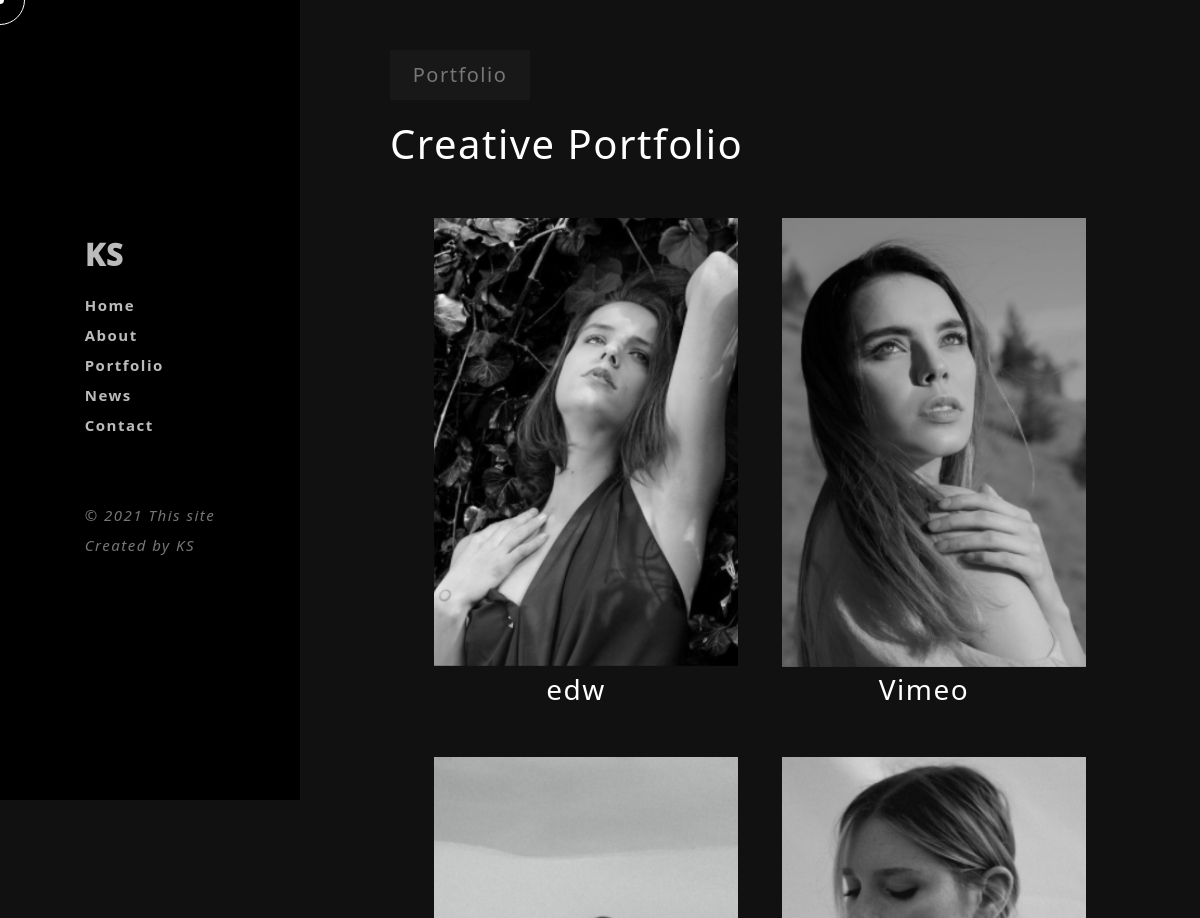
Page /portfolio (upper part) on the earlier database version.
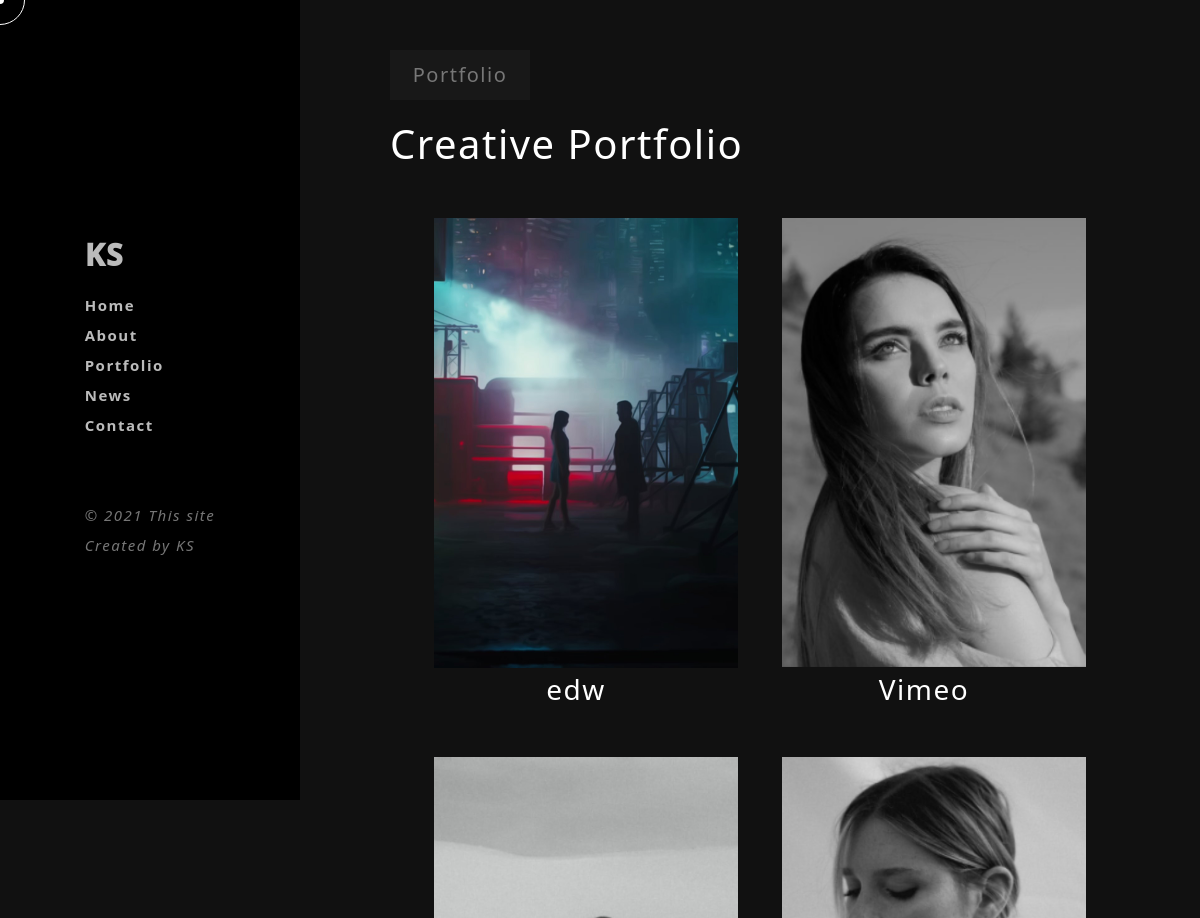
Same page on the later database version.
### Project/models.py (models this page shows, shortened)
class Portfolio(db.Model):
    id = db.Column(db.Integer, primary_key=True)
    title = db.Column(db.String(100), nullable=False, )
    link = db.Column(db.String(20),)
    image = db.Column(db.String(20),)

### Project/routes.py (the view)
@app.route('/portfolio')
def portfolio():
    portfolio = Portfolio.query.all()
    return render_template('portfolio.html',portfolio=portfolio)

### Project/templates/portfolio.html (shortened to what this page needs)
{% extends 'base.html' %}
{% block content %}
<body>
    <div class="container-fluid">
        <div class="row">
            <div class="col-3"></div>
            <div class="col-lg-9 col-sm-12 col-md-12">
                <div class="rightpart">
                    <div class="portfolio">
                        <div class="title">
                            <h5>Portfolio</h5>
                        </div>
                        <div class="portfolio-left">
                            <h1>Creative Portfolio</h1>
                        </div>
                        <div class="portfolio-image">
                            <div class="container-fluid">
                                <div class="row">
                                {%for portdata in portfolio %}
                                    <div class="col-lg-6 col-sm-12 col-md-6">
                                        <div class="items">
                                            <a href="{{portdata.link}}"><img src="../static/images/{{portdata.image}}"></a>
                                        </div>
                                        <h3>{{portdata.title}}</h3>
                                    </div>
                                {%endfor%}
                                <div class="col-lg-6 col-sm-12 col-md-6">
                                        <div class="items"><img src="../static/images/4.png"></div>
                                        <h3>Vimeo</h3>
                                    </div>
                                </div>
                                <div class="row">
                                    <div class="col-lg-6 col-sm-12 col-md-6">
                                        <div class="items"><img src="../static/images/5.png"></div>
                                    </div>
                                    <div class="col-lg-6 col-sm-12 col-md-6">
                                        <div class="items"><img src="../static/images/6.png"></div>
                                    </div>
                                </div>
                            </div>
                        </div>
                    </div>
                </div>
            </div>
        </div>
    </div>
</body>
{% endblock %}

### Project/templates/base.html (shortened to what this page needs)
<html lang="en">
<head>
    <link href="https://cdn.jsdelivr.net/npm/bootstrap@5.1.1/dist/css/bootstrap.min.css" rel="stylesheet">
    <link rel="stylesheet" href="https://cdnjs.cloudflare.com/ajax/libs/font-awesome/5.15.4/css/all.min.css"
    />
    <link rel="stylesheet" href="{{ url_for('static', filename='css/leftpart.css') }}">
    <link rel="stylesheet" href="{{ url_for('static', filename='css/home.css') }}">
    <link rel="stylesheet" href="{{ url_for('static', filename='css/about.css') }}">
    <link rel="stylesheet" href="{{ url_for('static', filename='css/portfolio.css') }}">
    <link rel="stylesheet" href="{{ url_for('static', filename='css/news.css') }}">
    <link rel="stylesheet" href="{{ url_for('static', filename='css/contact.css') }}">
    <link rel="stylesheet" href="{{ url_for('static', filename='css/media.css') }}">
</head>
<div class="col-3">
    <div class="leftpart">
        <div class="leftpart-inner">
            <div class="logo"><a href="{{url_for('home')}}">KS</a></div>
            <div class="menu">
                <ul>
                    <li><a href="{{url_for('home')}}">Home</a></li>
                    <li><a href="{{url_for('about')}}">About</a></li>
                    <li><a href="{{url_for('portfolio')}}">Portfolio</a></li>
                    <li><a href="{{url_for('news')}}">News</a></li>
                    <li><a href="{{url_for('contact')}}">Contact</a></li>
                </ul>
            </div>
            <div class="copyright">© 2021 This site<br> Created by KS</div>
        </div>
    </div>
</div>
<body>
    <link rel="stylesheet" href="{{ url_for('static', filename='css/leftpart.css') }}">
</body>
{% block content %}
{% endblock %}

### Project/static/css/leftpart.css (style rules this page uses)
body { margin: 0; padding: 0; color: #767676; font-size: 15px; line-height: 30px; letter-spacing: 0.1em; font-weight: 700; transition: all .3s ease; background-color: #111; }
.col-3, .col-9, .col-lg-9 { padding: 0; }
ul, li, h1, h4, p, h3, h2, h5, h6, span, a { margin: 0; padding: 0; list-style: none; text-decoration: none; color: #bbb; }
ul, li, h1, h4, p, h3, h2, h5, h6, span, a:hover { color: white; }
.leftpart { width: 25%; height: 100vh; display: flex; align-items: center; justify-content: center; position: fixed; background-color: black; }
.logo { font-size: 2em; font-weight: 1000; padding-bottom: 20px; }
.rightpart { display: flex; align-items: center; justify-content: center; position: relative; }
.copyright { padding-top: 60px; font-style: italic; font-weight: 500; }

### Project/static/css/portfolio.css (style rules this page uses)
.portfolio { width: 80%; }
.title { width: 140px; height: 50px; margin-top: 50px; background-color: rgb(189 189 189 / 4%); ; }
.title h5 { color: #777; text-align: center; line-height: 50px; }
.portfolio-left { display: flex; justify-content: space-between; margin-top: 20px; }
.items { margin: 50px auto; overflow: hidden; }
.items img { transition: all .3s ease; object-fit: cover; max-width: 100% !important; height: 450px; }
.portfolio-image h3 { text-align: center; padding-top: 5px; }

### Project/static/css/news.css (style rules this page uses)
.title { width: 140px; height: 50px; margin-top: 50px; background-color: rgb(189 189 189 / 4%); ; }
.title h5 { color: #777; text-align: center; line-height: 50px; }
.items { height: auto; margin: 50px 0 0 20px; max-width: 420px; }

### Project/static/css/contact.css (style rules this page uses)
.title { width: 140px; height: 50px; margin-top: 50px; background-color: rgb(189 189 189 / 4%); ; }
.title h5 { color: #777; text-align: center; line-height: 50px; }

### Project/static/css/media.css (style rules this page uses)
@media only screen and (min-width: 990px) { .col-3 { display: block !important; } }

Differences in the rows shown:
changed Portfolio "edw": image: a different picture
